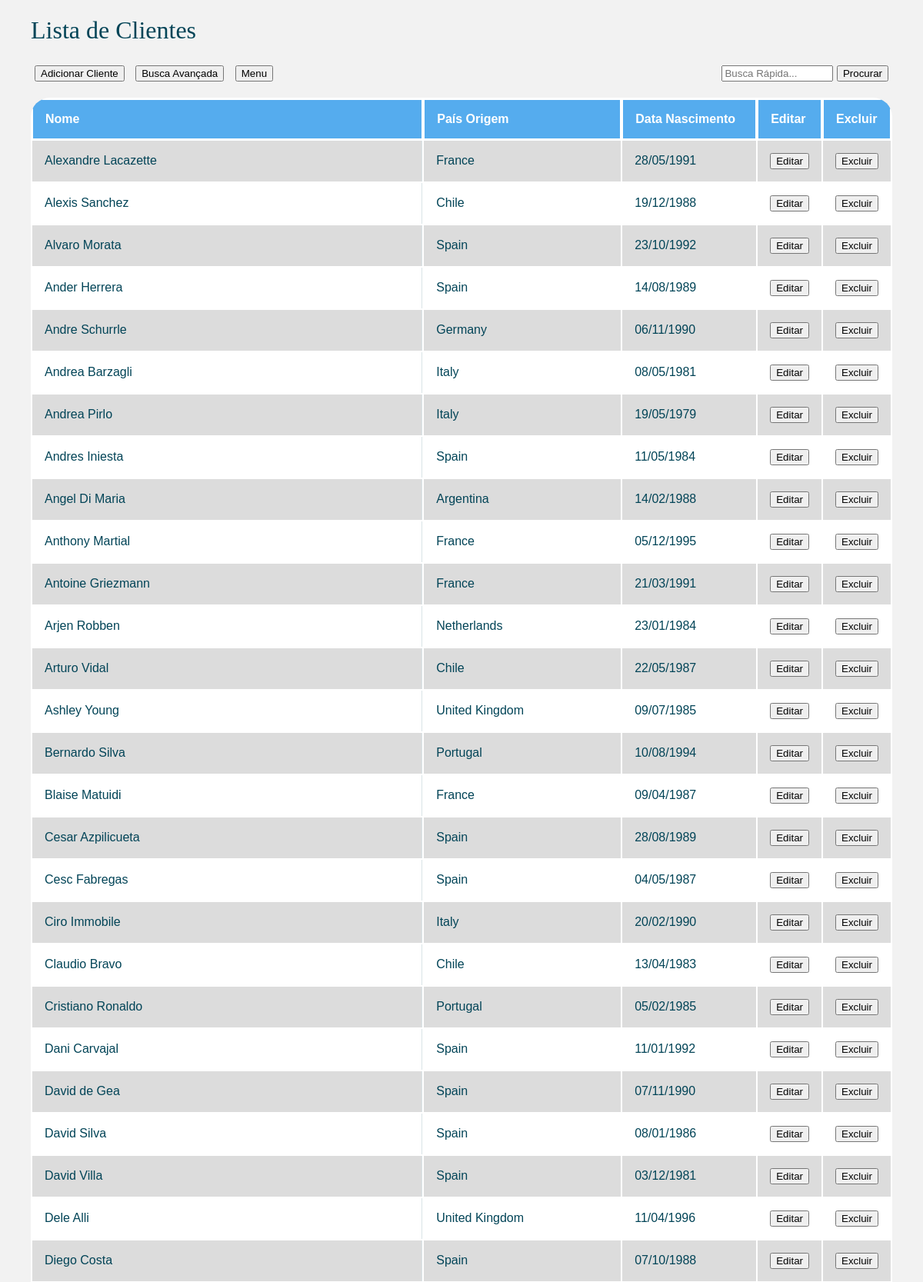
/CRUD_PHP/pages/clientes.php (upper part), run on the app's committed database.
### tables this page shows
CREATE TABLE clientes (
	nome_completo VARCHAR(255) NOT NULL,
	pais VARCHAR(255) NOT NULL,
	data_nasc DATE NOT NULL,
	usuario_id INT NOT NULL,

	FOREIGN KEY (usuario_id) REFERENCES usuarios(usuario_id)
);

### CRUD_PHP/metodo/conectar.php (called while the page is built, shortened)
<?php
	function abrirBanco(){
		$conexao = new mysqli("localhost","root","teste123","turismo");
		return $conexao;
	}
	function selectAllClientes(){
		$banco = abrirBanco();
		$sql = "SELECT * FROM clientes ORDER BY nome_completo";
		$resultado = $banco->query($sql);
		while ($row = mysqli_fetch_array($resultado)) {
			$grupo[] = $row;
		}
		return $grupo;
	}

### CRUD_PHP/pages/clientes.php (the view, shortened to what this page needs)
<!DOCTYPE html>
<?php
  include ("../metodo/conectar.php");
  $grupo = selectAllClientes();
?>
<head>
  <link rel="stylesheet" type="text/css" href="../css/style2.css">
</head>
<header>
    <h1>Lista de Clientes</h1>
</header>
<body>
  <div>
    <div class="box">
      <form name="inserir-cliente" action="../metodo/cliente/inserir-cliente.php" method="POST">
        <input type="submit" value="Adicionar Cliente" name="inserir-cliente" />
     </form>
    </div>
    <div class="box">
     <form name="inserir" action="../metodo/cliente/busca-avancada-cliente.php" method="POST">
        <input type="submit" value="Busca Avançada" />
     </form>
    </div>
    <div class="box">
     <form name="voltar" action="../">
        <input type="submit" value="Menu" />
     </form>
    </div>
    <div class="box" style="float: right;">
      <form name="pesquisar-cliente" action="../metodo/cliente/pesquisar-cliente.php" method="POST">
        <input type="text" name="pesquisar-cliente" maxlength="20" size="15" placeholder="Busca Rápida...">
        <button type="submit" class="btn btn-primary">Procurar</button>
      </form>
    </div>
  </div>
  <table class="responstable">
    <thead>
      <tr>
        <th width="550">Nome</th>
    		<th width="250">País Origem</th>
    		<th width="150">Data Nascimento</th>
    		<th id="thButton">Editar</th>
    		<th id="thButton">Excluir</th>
      </tr>
    </thead>
    <tbody>
      <?php
      foreach ($grupo as $clientes) { ?>
        <tr>
          <td><?=$clientes["nome_completo"]?></td>
          <td><?=$clientes["pais"]?></td>
          <td><?=formatoData($clientes["data_nasc"])?></td>
          <td>
            <form name="alterar-cliente" action="../metodo/cliente/alterar-cliente.php" method="POST">
              <input type="submit" value="Editar" name="editar" />
            </form>
          </td>
          <td>
            <form name="excluir-cliente" action="../metodo/conectar.php" method="POST">
              <input type="submit" value="Excluir" name="excluir" />
            </form>
          </td>
        </tr>
      <?php
      } ?>
    </tbody>
  </table>
  <?php
    function formatoData($data) {
      $array = explode("-", $data);
      $novaData = $array[2]."/".$array[1]."/".$array[0];
      return $novaData;
    }
  ?>
</body>
</html>

### CRUD_PHP/css/style2.css (style rules this page uses)
.responstable { margin: 1em 0; width: 100%; overflow: hidden; background: #FFF; color: #024457; border-radius: 25px; }
.responstable tr { border: 1px solid #D9E4E6; }
.responstable tr:nth-child(odd) { background-color: #DCDCDC; }
.responstable th { display: none; border: 1px solid #FFF; background-color: #55acee; color: #FFF; padding: 1em; }
.responstable th:first-child { display: table-cell; }
.responstable th:nth-child(2) { display: table-cell; }
.responstable th:nth-child(2):after { content: attr(data-th); }
#thButton { width: 5%; }
@media (min-width: 480px) { .responstable th:nth-child(2):after { display: none; } }
.responstable td { display: block; word-wrap: break-word; max-width: 7em; }
.responstable td:first-child { display: table-cell; //text-align: center; border-right: 1px solid #D9E4E6; }
.responstable th, .responstable td { text-align: left; margin: .5em 1em; }
@media (min-width: 480px) { .responstable th, .responstable td { display: table-cell; padding: 1em; } }
body { padding: 0 2em; font-family: Arial, sans-serif; color: #024457; background: #f2f2f2; }
h1 { font-family: Verdana; font-weight: normal; color: #024457; }
.box { display: inline-block; margin: 5px 5px; }

### data on the page
clientes: nome_completo "Alexandre Lacazette", pais "France", data_nasc "28/05/1991"
clientes: nome_completo "Alexis Sanchez", pais "Chile", data_nasc "19/12/1988"
clientes: nome_completo "Alvaro Morata", pais "Spain", data_nasc "23/10/1992"
clientes: nome_completo "Ander Herrera", pais "Spain", data_nasc "14/08/1989"
clientes: nome_completo "Andre Schurrle", pais "Germany", data_nasc "06/11/1990"
clientes: nome_completo "Andrea Barzagli", pais "Italy", data_nasc "08/05/1981"
clientes: nome_completo "Andrea Pirlo", pais "Italy", data_nasc "19/05/1979"
clientes: nome_completo "Andres Iniesta", pais "Spain", data_nasc "11/05/1984"
clientes: nome_completo "Angel Di Maria", pais "Argentina", data_nasc "14/02/1988"
clientes: nome_completo "Anthony Martial", pais "France", data_nasc "05/12/1995"
clientes: nome_completo "Antoine Griezmann", pais "France", data_nasc "21/03/1991"
clientes: nome_completo "Arjen Robben", pais "Netherlands", data_nasc "23/01/1984"
clientes: nome_completo "Arturo Vidal", pais "Chile", data_nasc "22/05/1987"
clientes: nome_completo "Ashley Young", pais "United Kingdom", data_nasc "09/07/1985"
clientes: nome_completo "Bernardo Silva", pais "Portugal", data_nasc "10/08/1994"
clientes: nome_completo "Blaise Matuidi", pais "France", data_nasc "09/04/1987"
clientes: nome_completo "Cesar Azpilicueta", pais "Spain", data_nasc "28/08/1989"
clientes: nome_completo "Cesc Fabregas", pais "Spain", data_nasc "04/05/1987"
clientes: nome_completo "Ciro Immobile", pais "Italy", data_nasc "20/02/1990"
clientes: nome_completo "Claudio Bravo", pais "Chile", data_nasc "13/04/1983"
clientes: nome_completo "Cristiano Ronaldo", pais "Portugal", data_nasc "05/02/1985"
clientes: nome_completo "Dani Carvajal", pais "Spain", data_nasc "11/01/1992"
clientes: nome_completo "David de Gea", pais "Spain", data_nasc "07/11/1990"
clientes: nome_completo "David Silva", pais "Spain", data_nasc "08/01/1986"
clientes: nome_completo "David Villa", pais "Spain", data_nasc "03/12/1981"
clientes: nome_completo "Dele Alli", pais "United Kingdom", data_nasc "11/04/1996"
clientes: nome_completo "Diego Costa", pais "Spain", data_nasc "07/10/1988"
